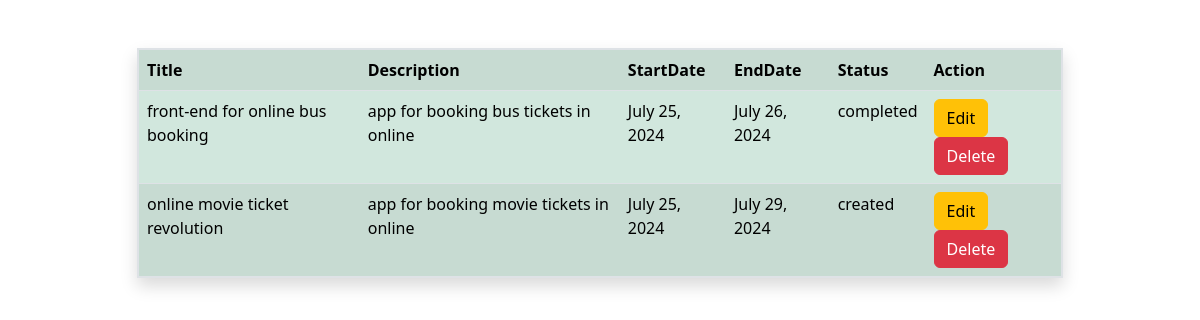
The app's page /works/all/ with its own data.
### Myapp/models.py (models this page shows, shortened)
class Work(models.Model):
    title=models.CharField(max_length=100)
    description=models.CharField(max_length=100)
    start_date=models.DateField()
    end_date=models.DateField()
    status_options=(
        ("created","created"),
        ("wip","wip"),
        ("completed","completed"),
        ("due","due")
    )
    status=models.CharField(max_length=200,choices=status_options,default="created")

### Myapp/views.py (the view)
# urls.py: path("works/all/",views.WorkListView.as_view(),name="work-list"),
class WorkListView(View):
    def get(self,request,*args, **kwargs):
        qs=Work.objects.all()
        return render(request,"work_list.html",{"works":qs})

### Myapp/templates/work_list.html (shortened to what this page needs)
<!DOCTYPE html>
<html lang="en">
<head>
    <link href="https://cdn.jsdelivr.net/npm/bootstrap@5.3.3/dist/css/bootstrap.min.css" rel="stylesheet">
</head>
<body>
    <div class="container">
        <div class="row">
            <div class="col-1"></div>
            <div class="col-10">
                <table class="table table-striped  mt-5 table-success border border-2 shadow ">
                    <tr>
                        <th>Title</th>
                        <th>Description</th>
                        <th>StartDate</th>
                        <th>EndDate</th>
                        <th>Status</th>
                        <th>Action</th>
                    </tr>
                    {%for w in works%}
                       <tr>
                         <td>{{w.title}}</td>
                        <td>{{w.description}}</td>
                        <td>{{w.start_date}}</td>
                        <td>{{w.end_date}}</td>
                        <td>{{w.status}}</td>
                        <td>
                            <a href="{%url 'work-edit' w.id%}" class="btn btn-warning">Edit</a>
                            <a href="{%url 'work-remove' w.id%}" class="btn btn-danger">Delete</a>
                        </td>
                       </tr>
                    {%endfor%}
                </table>
            </div>
            <div class="col-1"></div>
        </div>
    </div>
</body>
</html>

### records on screen
Work: title "front-end for online bus booking", description "app for booking bus tickets in online", start_date "July 25, 2024", end_date "July 26, 2024", status "completed"
Work: title "online movie ticket revolution", description "app for booking movie tickets in online", start_date "July 25, 2024", end_date "July 29, 2024", status "created"
